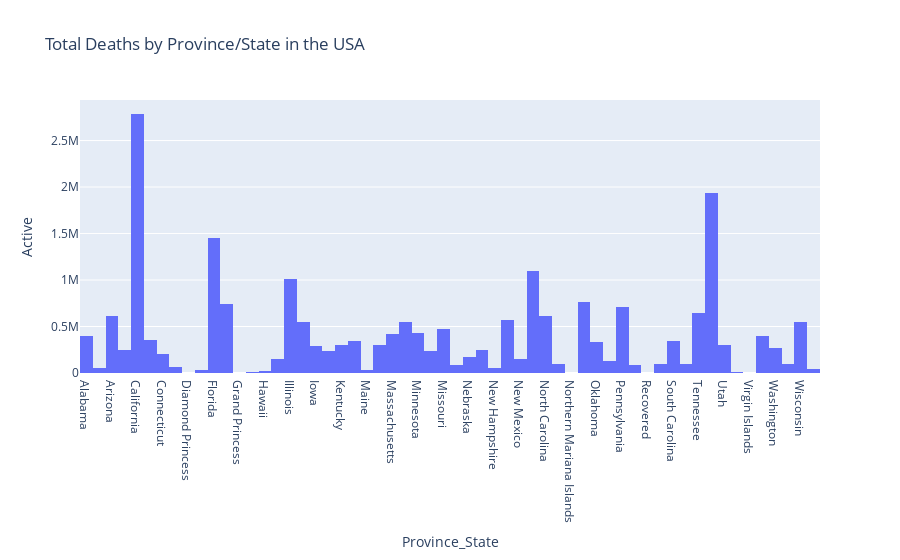

Write notebook code for a chart like this one.
### Markdown cell above
### Plot Province/State Wise Active Cases in USA

### Code cell
data = covid_data[['Country_Region', 'Province_State', 'Active']].query('Country_Region == "US" ')

fig = px.bar(data, x='Province_State', y='Active',
      title='Total Deaths by Province/State in the USA')
fig.update_traces(marker_line_width = 0, textfont_size=12, textangle=0, textposition='outside', cliponaxis=False)
fig.update_layout(bargap=0, bargroupgap=0)
fig.show()

### Figure 1 — Plotly figure (JSON) as saved in the notebook; plotly's stock layout.template omitted (floating-point values rounded to 4 significant figures; data arrays with more than 128 entries replaced by an {"elided": "..."} marker saying what was removed)
{"data": [{"alignmentgroup": "True", "cliponaxis": false, "hovertemplate": "Province_State=%{x}<br>Active=%{y}<extra></extra>", "legendgroup": "", "marker": {"color": "#636efa", "line": {"width": 0}, "pattern": {"shape": ""}}, "name": "", "offsetgroup": "", "orientation": "v", "showlegend": false, "textangle": 0, "textfont": {"size": 12}, "textposition": "outside", "type": "bar", "x": {"elided": "3276 str values"}, "xaxis": "x", "y": {"elided": "3276 int values"}, "yaxis": "y"}], "layout": {"bargap": 0, "bargroupgap": 0, "barmode": "relative", "legend": {"tracegroupgap": 0}, "title": {"text": "Total Deaths by Province/State in the USA"}, "xaxis": {"anchor": "y", "domain": [0, 1], "title": {"text": "Province_State"}}, "yaxis": {"anchor": "x", "domain": [0, 1], "title": {"text": "Active"}}}}
